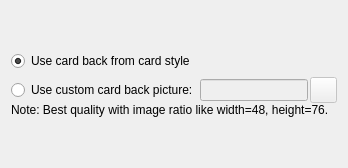
           <widget class="QWidget" name="tab">
            <attribute name="title">
             <string>Card Back</string>
            </attribute>
            <layout class="QGridLayout" name="gridLayout_17">
             <item row="1" column="0">
              <widget class="QRadioButton" name="radioButton_flipsideTux">
               <property name="text">
                <string>Use card back from card style</string>
               </property>
               <property name="checked">
                <bool>true</bool>
               </property>
              </widget>
             </item>
             <item row="2" column="0">
              <layout class="QVBoxLayout" name="_3">
               <property name="spacing">
                <number>0</number>
               </property>
               <property name="leftMargin">
                <number>0</number>
               </property>
               <property name="topMargin">
                <number>0</number>
               </property>
               <property name="rightMargin">
                <number>0</number>
               </property>
               <property name="bottomMargin">
                <number>0</number>
               </property>
               <item>
                <layout class="QHBoxLayout" name="_10">
                 <property name="spacing">
                  <number>2</number>
                 </property>
                 <property name="leftMargin">
                  <number>0</number>
                 </property>
                 <property name="topMargin">
                  <number>0</number>
                 </property>
                 <property name="rightMargin">
                  <number>0</number>
                 </property>
                 <property name="bottomMargin">
                  <number>0</number>
                 </property>
                 <item>
                  <widget class="QRadioButton" name="radioButton_flipsideOwn">
                   <property name="text">
                    <string>Use custom card back picture:</string>
                   </property>
                  </widget>
                 </item>
                 <item>
                  <widget class="QLineEdit" name="lineEdit_OwnFlipsideFilename">
                   <property name="enabled">
                    <bool>false</bool>
                   </property>
                   <property name="inputMethodHints">
                    <set>Qt::ImhNoPredictiveText</set>
                   </property>
                  </widget>
                 </item>
                 <item>
                  <widget class="QPushButton" name="pushButton_openFlipsidePicture">
                   <property name="enabled">
                    <bool>false</bool>
                   </property>
                   <property name="minimumSize">
                    <size>
                     <width>27</width>
                     <height>26</height>
                    </size>
                   </property>
                   <property name="maximumSize">
                    <size>
                     <width>27</width>
                     <height>26</height>
                    </size>
                   </property>
                   <property name="icon">
                    <iconset resource="../resources/pokerth.qrc">
                     <normaloff>:/gfx/document-open-folder.png</normaloff>:/gfx/document-open-folder.png</iconset>
                   </property>
                  </widget>
                 </item>
                </layout>
               </item>
               <item>
                <widget class="QLabel" name="label_57">
                 <property name="styleSheet">
                  <string notr="true"/>
                 </property>
                 <property name="text">
                  <string>Note: Best quality with image ratio like width=48, height=76.</string>
                 </property>
                 <property name="textFormat">
                  <enum>Qt::PlainText</enum>
                 </property>
                 <property name="wordWrap">
                  <bool>true</bool>
                 </property>
                </widget>
               </item>
              </layout>
             </item>
             <item row="0" column="0">
              <spacer name="verticalSpacer_8">
               <property name="orientation">
                <enum>Qt::Vertical</enum>
               </property>
               <property name="sizeHint" stdset="0">
                <size>
                 <width>20</width>
                 <height>40</height>
                </size>
               </property>
              </spacer>
             </item>
             <item row="3" column="0">
              <spacer name="verticalSpacer_4">
               <property name="orientation">
                <enum>Qt::Vertical</enum>
               </property>
               <property name="sizeHint" stdset="0">
                <size>
                 <width>20</width>
                 <height>40</height>
                </size>
               </property>
              </spacer>
             </item>
            </layout>
           </widget>
